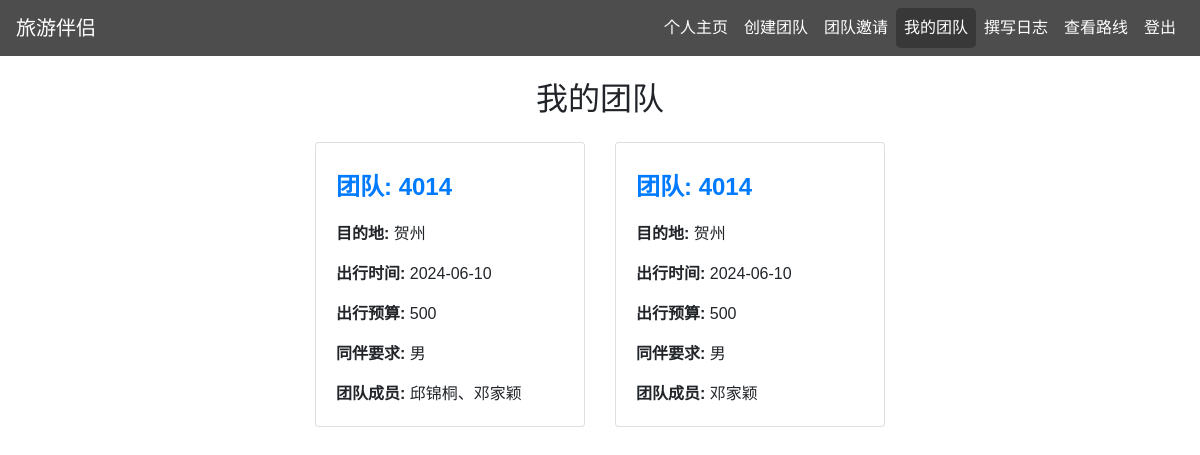
The app's page /my_teams (signed in), older data.
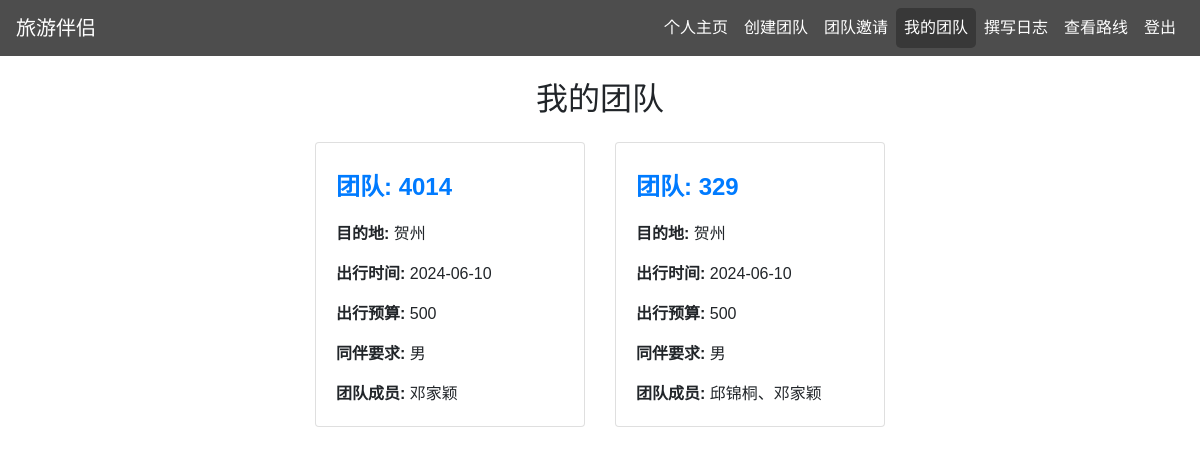
The same page, newer data.
### demo/models.py (models this page shows)
class Team(db.Model):
    id = db.Column(db.Integer, primary_key=True)
    name = db.Column(db.String(120), nullable=False)
    destination = db.Column(db.String(120), nullable=False)
    time = db.Column(db.String(120), nullable=False)
    price = db.Column(db.String(120), nullable=False)
    companion_requirements = db.Column(db.String(500), nullable=False)
    creator_id = db.Column(db.Integer, db.ForeignKey('user.id'), nullable=False)
    creator = db.relationship('User', backref=db.backref('created_teams', lazy=True))
    members = db.relationship('User', secondary='team_members', backref=db.backref('teams', lazy=True))

class User(db.Model):
    id = db.Column(db.Integer, primary_key=True)
    username = db.Column(db.String(80), unique=True, nullable=False)
    password = db.Column(db.String(80), nullable=False)
    age = db.Column(db.Integer, nullable=False)
    gender = db.Column(db.String(10), nullable=False)
    location = db.Column(db.String(120), nullable=False)
    budget = db.Column(db.String(120), nullable=False)
    interests = db.Column(db.String(500), nullable=False)
    companion_requirements = db.Column(db.String(120))  # 新增字段

### demo/app.py (the view)
@app.route('/my_teams')
def my_teams():
    user_id = session.get('user_id')
    if not user_id:
        return redirect(url_for('login'))
    user = User.query.get(user_id)
    teams = user.teams
    return render_template('my_teams.html', teams=teams)

### demo/templates/my_teams.html (shortened to what this page needs)
{% extends "base.html" %}
{% block content %}
<h2 class="text-center my-4">我的团队</h2>
<div class="row">
    {% for team in teams %}
        <div class="col-md-6 mb-4">
            <div class="card">
                <div class="card-body">
                    <h4 class="card-title" style="color: #007bff; font-weight: bold; margin-top: 10px; margin-bottom: 20px;">团队: {{  team.name }}</h4>
                    <p class="card-text"><strong>目的地:</strong> {{ team.destination }}</p>
                    <p class="card-text"><strong>出行时间:</strong> {{ team.time }}</p>
                    <p class="card-text"><strong>出行预算:</strong> {{ team.price }}</p>
                    <p class="card-text"><strong>同伴要求:</strong> {{ team.companion_requirements }}</p>
                    <p class="card-text"><strong>团队成员:</strong> {% for member in team.members %}{{ member.username }}{% if not loop.last %}、{% endif %}{% endfor %}</p>
                </div>
            </div>
        </div>
    {% endfor %}
</div>
{% endblock %}

### demo/templates/base.html (shortened to what this page needs)
<!DOCTYPE html>
<html lang="en">
<head>
    <link rel="stylesheet" href="{{ url_for('static', filename='css/bootstrap.min.css') }}">
    <link rel="stylesheet" href="{{ url_for('static', filename='css/styles.css') }}">
</head>
<body>
    <nav class="navbar navbar-expand-lg navbar-custom">
        <a class="navbar-brand" href="/">旅游伴侣</a>
        <div class="collapse navbar-collapse" id="navbarNav">
            <ul class="navbar-nav ml-auto">
                <li class="nav-item">
                    <a class="nav-link" href="/profile">个人主页</a>
                </li>
                <li class="nav-item">
                    <a class="nav-link" href="/create_team">创建团队</a>
                </li>
                <li class="nav-item">
                    <a class="nav-link" href="/manage_invitations">团队邀请</a>
                </li>
                <li class="nav-item">
                    <a class="nav-link" href="/my_teams">我的团队</a>
                </li>
                <li class="nav-item">
                    <a class="nav-link" href="/log">撰写日志</a>
                </li>
                <li class="nav-item">
                    <a class="nav-link" href="/routes">查看路线</a>
                </li>
                <li class="nav-item">
                    <a class="nav-link" href="/logout">登出</a>
                </li>
            </ul>
        </div>
    </nav>
    <div class="container mt-4">
        {% block content %}{% endblock %}
    </div>
</body>
</html>

### demo/static/css/styles.css (style rules this page uses)
body { font-family: Arial, sans-serif; }
.container { max-width: 600px; margin-top: 50px; }
.navbar-custom { background-color: #4d4d4d; color: white; }
.navbar-custom .navbar-brand, .navbar-custom .nav-link { color: white; }
.navbar-custom .nav-link.active { background-color: #383838; color: white; border-radius: 5px; }

Row changes from the older to the newer data that the page shows:
removed Team: name "4014", destination "贺州", time "2024-06-10", price "500", companion_requirements "男", User (username "邓家颖")
changed Team (number 1 of 2 on the later page): loses User (username "邱锦桐")
now on this page (row edited): Team: name "329", destination "贺州", time "2024-06-10", price "500", companion_requirements "男", User (username "邱锦桐"), User (username "邓家颖")
